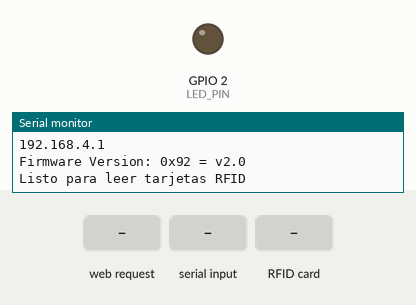
This sketch was run on a simulated ESP32. Shown: output pins drawn as LEDs (lit = HIGH), the last lines printed to the serial monitor. The inputs (shaded band) are chosen by the test bench. WiFi joins after 1.5 s; servers stay silent unless stated; uploads are accepted with an empty reply.

Above: at 1.2 s.
1.3 s: HTTP request GET /status/refresh received
3.0 s: "true\n" received over Serial
4.5 s: HTTP request GET /config?ssid=1&password=1&serverIP=1 received
7.0 s: RFID card 5E 7A 19 C4 held to the reader
At 7.6 s:
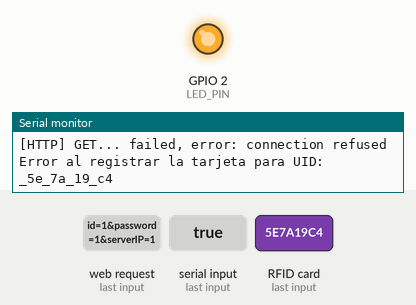
9.9 s: "desactivar\n" received over Serial
11.4 s: "ipaddress\n" received over Serial
Timing chart, 0 to 13.9 s (numbered marks = the images above; inputs shaded):
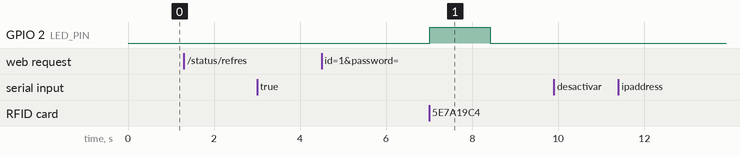

Measured:
- after the input at 7.0 s, GPIO 2 (LED_PIN): LOW → HIGH at once, → LOW 1.4 s later

The sketch:

wireless_time_guardian_esp32.ino
```cpp
#include <Arduino.h>
#include <SPI.h>
#include <MFRC522.h>
#include <WiFi.h>
#include <ArduinoJson.h>
#include <HTTPClient.h>
#include <ESPAsyncWebSrv.h>


#define RST_PIN 22
#define SS_PIN 21
#define LED_PIN 2

enum HttpRequestStatus {
  HttpRequestSuccess,
  HttpRequestFailed,
  HttpRequestNoData
};

const int MAX_CHAR = 50;
volatile bool rfidReaderActive = false;
volatile bool rfidReady = false;
/*
SSID = CAT
PASSWORD = 0ammj742660a
SERVERIP = 192.168.1.10
*/
String ssid;
String password;
String serverIP;

const char *ssidEsp32 = "RFID-Config";
const char *passwordEsp32 = "rfidconfig";

MFRC522 mfrc522(SS_PIN, RST_PIN);
AsyncWebServer server(80);

void setup() {
  pinMode(LED_PIN, OUTPUT);
  Serial.begin(115200);

  WiFi.softAP(ssidEsp32, passwordEsp32);
  Serial.println(WiFi.softAPIP());

  //Muestra la pagina web para enviar datos en la direccion por defecto
  server.on("/", HTTP_GET, [](AsyncWebServerRequest *request) {
    String html = "<html><head>"
                  "<style>"
                  "  body { font-family: Arial, sans-serif; background-color: #f4f4f4; margin: 20px; }"
                  "  h1 { color: #333; }"
                  "  .container { max-width: 600px; margin: auto; background-color: #fff; padding: 20px; border-radius: 5px; box-shadow: 0 0 10px rgba(0,0,0,0.1); }"
                  "  label { display: block; margin-bottom: 8px; }"
                  "  input { width: 100%; padding: 8px; margin-bottom: 16px; box-sizing: border-box; }"
                  "  button { background-color: #007bff; color: #fff; padding: 10px 20px; border: none; border-radius: 5px; cursor: pointer; }"
                  "</style>"
                  "</head><body>"
                  "<div class='container'>"
                  "<h1>Configuración ESP32</h1>"
                  "<form>"
                  "  <label for='ssid'>SSID:</label>"
                  "  <input type='text' id='ssid'>"
                  "  <label for='password'>Contraseña:</label>"
                  "  <input type='password' id='password'>"
                  "  <label for='serverIP'>Servidor IP:</label>"
                  "  <input type='text' id='serverIP'>"
                  "  <button type='button' onclick='guardarConfiguracion()'>Guardar</button>"
                  "</form>"
                  "<script>"
                  "function guardarConfiguracion() {"
                  "  var ssid = document.getElementById('ssid').value;"
                  "  var password = document.getElementById('password').value;"
                  "  var serverIP = document.getElementById('serverIP').value;"
                  "  window.location = '/config?ssid=' + encodeURIComponent(ssid) + '&password=' + encodeURIComponent(password) + '&serverIP=' + encodeURIComponent(serverIP);"
                  "}"
                  "</script>"
                  "</div>"
                  "</body></html>";

    request->send(200, "text/html", html);
  });

  //recibe las configuraciones
  server.on("/config", HTTP_GET, [](AsyncWebServerRequest *request) {
    // Lee los parámetros del formulario
    if (request->hasParam("ssid") && request->hasParam("password") && request->hasParam("serverIP")) {
      ssid = request->getParam("ssid")->value();
      password = request->getParam("password")->value();
      serverIP = request->getParam("serverIP")->value();

      request->send(200, "text/html", "Configuracion guardada.");

      //desconecta el wifi de esp32
      WiFi.softAPdisconnect(true);

      connectToWiFi();

      //inicializa rfid status con informacion de base de datos desde el servidor
      String readerStatus;
      HttpRequestStatus status = makeHttpRequest("rfid/status", "GET", "", readerStatus);

      if (status == HttpRequestSuccess) {
        if (readerStatus == "true") {
          rfidReaderActive = true;
        } else {
          rfidReaderActive = false;
        }
      }

      rfidReady = true;
    } else {
      request->send(400, "text/plain", "Parámetros incompletos.");
    }
  });

  //obtiene el estado del lector de base de datos
  server.on("/status/refresh", HTTP_GET, [](AsyncWebServerRequest *request) {
    String readerStatus;
    HttpRequestStatus status = makeHttpRequest("rfid/status", "GET", "", readerStatus);

    if (status == HttpRequestSuccess) {
      if (readerStatus == "true") {
        rfidReaderActive = true;
      } else {
        rfidReaderActive = false;
        request->send(500, "text/html", "Error al obtener estado de lector desde base de datos.");
      }
    }
    request->send(200, "text/html", "Estado del lector actulizada con base de datos.");
  });

  //actualiza el estado del lector en el servidor
  server.on("/status/update", HTTP_GET, [](AsyncWebServerRequest *request) {
    String response;
    HttpRequestStatus status = makeHttpRequest("rfid/status/update", "PUT", "", response);
    if (status == HttpRequestSuccess) {
      rfidReaderActive = !rfidReaderActive;
      request->send(200, "text/plain", String("RFID status actualizado: ") + (rfidReaderActive ? "activo" : "inactivo"));
    } else {
      request->send(500, "text/plain", String("Ocurrio un erro al intentar actualizar el estado del lector RFID"));
    }
  });

  server.onNotFound([](AsyncWebServerRequest *request) {
    request->redirect("/");
  });

  server.begin();

  SPI.begin();
  mfrc522.PCD_Init();
  mfrc522.PCD_DumpVersionToSerial();
  Serial.println("Listo para leer tarjetas RFID");
}

void loop() {
  if (Serial.available() > 0) {
    String command = Serial.readStringUntil('\n');
    processCommand(command);
  }

  if (rfidReady) {
    readCard();
  }
}

void readCard() {
  if (mfrc522.PICC_IsNewCardPresent() && mfrc522.PICC_ReadCardSerial()) {
    digitalWrite(LED_PIN, HIGH);
    String cardUID = "";
    for (byte i = 0; i < mfrc522.uid.size; i++) {
      cardUID += (mfrc522.uid.uidByte[i] < 0x10 ? " 0" : "_");
      cardUID += String(mfrc522.uid.uidByte[i], HEX);
    }
    Serial.println("UID de la targeta: " + cardUID);
    mfrc522.PICC_HaltA();
    processUid(cardUID);
    delay(1000);
    digitalWrite(LED_PIN, LOW);
  }
}

void processUid(String uid) {
  String response;
  HttpRequestStatus status = makeHttpRequest("rfid/" + uid + "/exists", "GET", "", response);
  if (status == HttpRequestSuccess && rfidReaderActive && response == "true") {
    registryTime(uid);
  } else {
    registryCardUid(uid);
  }
}

void registryTime(String uid) {
  String registryResponse;
  HttpRequestStatus registryStatus = makeHttpRequest("rfid/registry_time/" + uid, "POST", "", registryResponse);
  if (registryStatus == HttpRequestSuccess) {
    Serial.println("Registro de tiempo exitoso para UID: " + uid);
  } else {
    Serial.println("Error al registrar el tiempo para UID: " + uid);
  }
}

void registryCardUid(String uid) {
  String registryResponse;
  HttpRequestStatus registryStatus = makeHttpRequest("rfid/" + uid, "POST", "", registryResponse);
  if (registryStatus == HttpRequestSuccess) {
    Serial.println("Registro de tarjeta exitoso para UID: " + uid);
  } else {
    Serial.println("Error al registrar la tarjeta para UID: " + uid);
  }
}

void connectToWiFi() {
  Serial.println("Conectando a la red WiFi...");
  WiFi.begin(ssid.c_str(), password.c_str());

  int attempts = 0;
  while (WiFi.status() != WL_CONNECTED && attempts < 30) {
    delay(1000);
    Serial.println("Intentando conectar a la red WiFi...");
    attempts++;
  }

  if (WiFi.status() == WL_CONNECTED) {
    Serial.println("Conetado a la red WiFi.");
    Serial.println("Direccion IP: " + WiFi.localIP().toString());
  } else {
    Serial.println("Error al conectar a la red WiFi.");
  }
}

HttpRequestStatus makeHttpRequest(String path, String method, String data, String &responseData) {
  HTTPClient http;
  String url = "http://" + String(serverIP) + ":8080" + "/api/v1/" + path;
  http.begin(url);
  int httpCode;

  if (method == "GET") {
    httpCode = http.GET();
  } else if (method == "POST") {
    httpCode = http.POST(data);
  } else if (method == "PUT") {
    httpCode = http.PUT(data);
  } else {
    Serial.println("Metodo HTTP no válido");
    http.end();
    return HttpRequestFailed;
  }

  if (httpCode > 0) {
    String payload = http.getString();

    DynamicJsonDocument doc(1024);
    deserializeJson(doc, payload);

    if (doc.containsKey("code") && doc.containsKey("message")) {

      const char *code = doc["code"];
      const char *message = doc["message"];
      Serial.printf("[HTTP] GET... code: %d\n", httpCode);
      Serial.println(String(code) + " - " + String(message));

      if (doc.containsKey("data")) {
        if(httpCode != 200){
          return HttpRequestFailed;
        }
        serializeJson(doc["data"], responseData);
        Serial.println(responseData);
        http.end();
        return HttpRequestSuccess;
      } else {
        Serial.println("No se encontró la propiedad 'data' en la respuesta JSON");
        http.end();
        return HttpRequestNoData;
      }

    } else {
      Serial.printf("[HTTP] GET... failed, error: %s\n", http.errorToString(httpCode).c_str());
      http.end();
      return HttpRequestFailed;
    }
  } else {
    Serial.printf("[HTTP] %s... failed, error: %s\n", method.c_str(), http.errorToString(httpCode).c_str());
    http.end();
    return HttpRequestFailed;
  }
}

void processCommand(String command) {
  command.trim();
  command.toLowerCase();

  if (command == "readcard") {
    String uid = "12abc";
    String response;
    HttpRequestStatus status = makeHttpRequest("rfid/" + uid + "/exists", "GET", "", response);
    if (status == HttpRequestSuccess) {
      if (response == "true") {
        String registryResponse;
        HttpRequestStatus registryStatus = makeHttpRequest("rfid/registry_time/" + uid, "POST", "", registryResponse);
      }
    }
  } else if (command == "desactivar") {
    Serial.println("Comando recibido: Desactivar RFID");
  } else if (command == "ipaddress") {
    Serial.println("IP: " + WiFi.localIP().toString());
  } else if (command == "rfidstatus") {
    Serial.println(String("Estado del lector RFID: ") + (rfidReaderActive ? "activo" : "inactivo"));
  } else {
    Serial.println("Comando no reconocido");
  }
}
```
